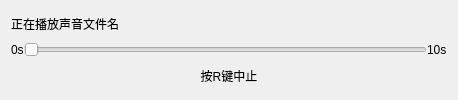
<?xml version="1.0" encoding="UTF-8"?>
<ui version="4.0">
 <class>Form</class>
 <widget class="QWidget" name="Form">
  <property name="geometry">
   <rect>
    <x>0</x>
    <y>0</y>
    <width>458</width>
    <height>100</height>
   </rect>
  </property>
  <property name="windowTitle">
   <string notr="true">Form</string>
  </property>
  <layout class="QVBoxLayout" name="verticalLayout">
   <property name="spacing">
    <number>0</number>
   </property>
   <item>
    <layout class="QHBoxLayout" name="horizontalLayout_2">
     <item>
      <widget class="QLabel" name="label">
       <property name="text">
        <string>正在播放声音</string>
       </property>
      </widget>
     </item>
     <item>
      <widget class="QLabel" name="label_name">
       <property name="text">
        <string>文件名</string>
       </property>
      </widget>
     </item>
     <item>
      <spacer name="horizontalSpacer">
       <property name="orientation">
        <enum>Qt::Horizontal</enum>
       </property>
       <property name="sizeHint" stdset="0">
        <size>
         <width>40</width>
         <height>20</height>
        </size>
       </property>
      </spacer>
     </item>
    </layout>
   </item>
   <item>
    <layout class="QHBoxLayout" name="horizontalLayout">
     <item>
      <widget class="QLabel" name="label_current">
       <property name="text">
        <string notr="true">0s</string>
       </property>
      </widget>
     </item>
     <item>
      <widget class="QSlider" name="horizontalSlider">
       <property name="maximum">
        <number>100</number>
       </property>
       <property name="orientation">
        <enum>Qt::Horizontal</enum>
       </property>
       <property name="tickPosition">
        <enum>QSlider::NoTicks</enum>
       </property>
      </widget>
     </item>
     <item>
      <widget class="QLabel" name="label_All">
       <property name="text">
        <string notr="true">10s</string>
       </property>
      </widget>
     </item>
    </layout>
   </item>
   <item>
    <widget class="QLabel" name="label_4">
     <property name="text">
      <string>按R键中止</string>
     </property>
     <property name="alignment">
      <set>Qt::AlignCenter</set>
     </property>
    </widget>
   </item>
  </layout>
 </widget>
 <resources/>
 <connections/>
</ui>
